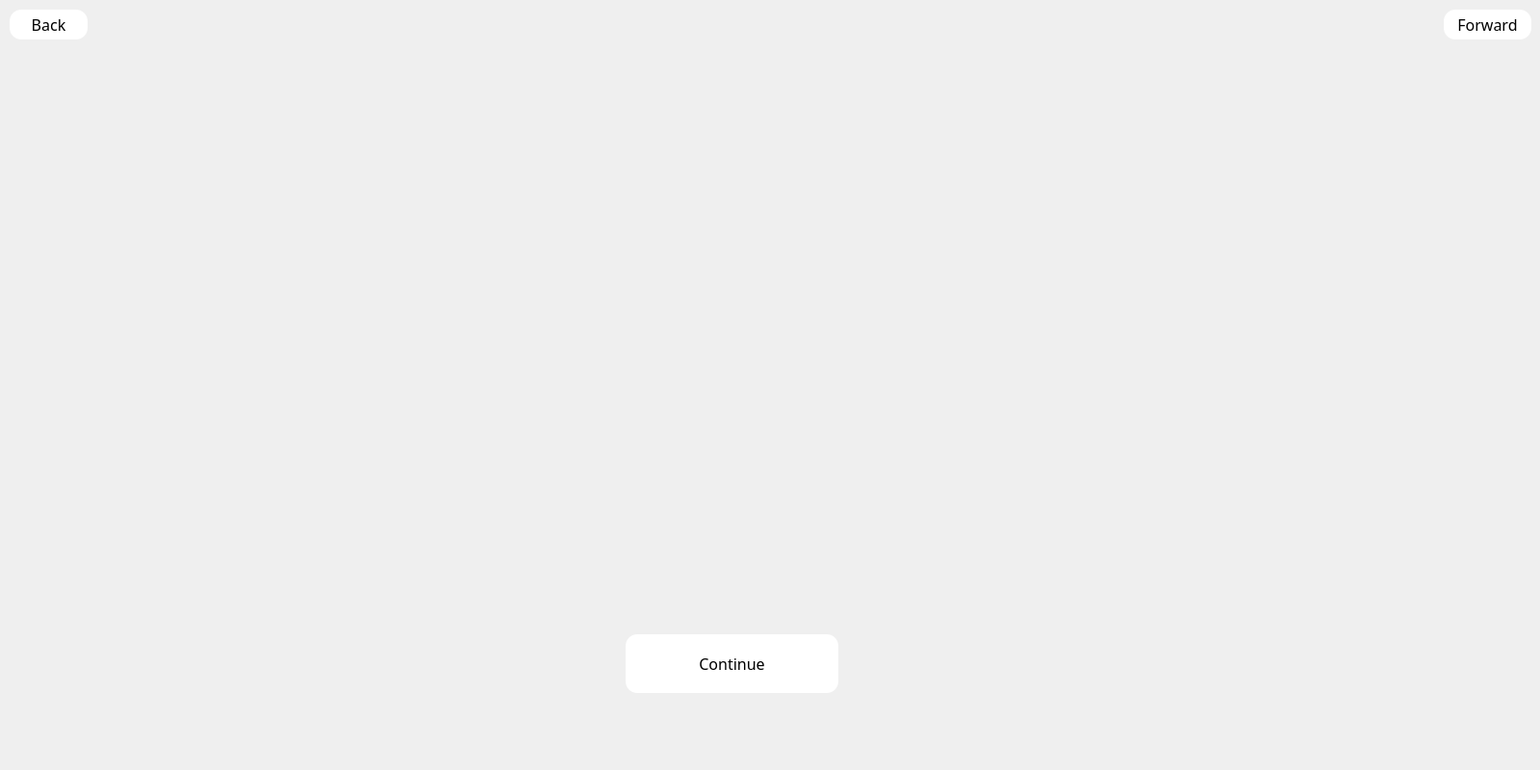
<?xml version="1.0" encoding="UTF-8"?>
<ui version="4.0">
 <class>Dialog</class>
 <widget class="QDialog" name="Dialog">
  <property name="geometry">
   <rect>
    <x>0</x>
    <y>0</y>
    <width>1600</width>
    <height>800</height>
   </rect>
  </property>
  <property name="windowTitle">
   <string>Dialog</string>
  </property>
  <widget class="QWidget" name="widget" native="true">
   <property name="geometry">
    <rect>
     <x>0</x>
     <y>0</y>
     <width>1600</width>
     <height>800</height>
    </rect>
   </property>
   <widget class="QLabel" name="Background_Label">
    <property name="geometry">
     <rect>
      <x>0</x>
      <y>0</y>
      <width>1600</width>
      <height>800</height>
     </rect>
    </property>
    <property name="autoFillBackground">
     <bool>true</bool>
    </property>
    <property name="text">
     <string/>
    </property>
    <property name="scaledContents">
     <bool>true</bool>
    </property>
    <property name="alignment">
     <set>Qt::AlignCenter</set>
    </property>
   </widget>
   <widget class="QPushButton" name="Continue_Button">
    <property name="geometry">
     <rect>
      <x>650</x>
      <y>659</y>
      <width>221</width>
      <height>61</height>
     </rect>
    </property>
    <property name="font">
     <font>
      <family> Abdoullah Ashgar EL-kharef</family>
      <pointsize>12</pointsize>
      <weight>50</weight>
      <bold>false</bold>
     </font>
    </property>
    <property name="styleSheet">
     <string notr="true">QPushButton#Continue_Button
{
background-color: rgb(255, 255, 255);
border-radius:12px;
}


QPushButton#Continue_Button:hover
{
	
	
	
background-color: rgb(62, 168, 234);

}

QPushButton#Continue_Button:pressed
{
background-color:rgb(255, 255, 255);

}



</string>
    </property>
    <property name="text">
     <string>Continue</string>
    </property>
   </widget>
   <widget class="QTextBrowser" name="Explain_Browser">
    <property name="geometry">
     <rect>
      <x>52</x>
      <y>200</y>
      <width>1121</width>
      <height>481</height>
     </rect>
    </property>
    <property name="font">
     <font>
      <family>Nawar Font</family>
      <pointsize>16</pointsize>
      <weight>50</weight>
      <italic>false</italic>
      <bold>false</bold>
      <underline>false</underline>
     </font>
    </property>
    <property name="styleSheet">
     <string notr="true">background-color: rgba(255, 255, 255, 0);
border : 3px solid rgba(255, 255, 255,0);
font: 16pt &quot;Nawar Font&quot;;
color: rgb(255, 255, 255);</string>
    </property>
    <property name="lineWidth">
     <number>10</number>
    </property>
    <property name="midLineWidth">
     <number>3</number>
    </property>
   </widget>
   <widget class="QTextBrowser" name="Note_Browser">
    <property name="geometry">
     <rect>
      <x>10</x>
      <y>750</y>
      <width>1700</width>
      <height>41</height>
     </rect>
    </property>
    <property name="font">
     <font>
      <family>Nawar Font</family>
      <pointsize>16</pointsize>
      <weight>50</weight>
      <italic>false</italic>
      <bold>false</bold>
      <underline>true</underline>
     </font>
    </property>
    <property name="styleSheet">
     <string notr="true">background-color: rgba(255, 255, 255, 0);
border : 3px solid rgba(255, 255, 255,0);
font: 16pt &quot;Nawar Font&quot;;
color: rgb(0, 0, 0);</string>
    </property>
    <property name="lineWidth">
     <number>10</number>
    </property>
    <property name="midLineWidth">
     <number>3</number>
    </property>
   </widget>
   <widget class="QPushButton" name="Back_Button">
    <property name="geometry">
     <rect>
      <x>10</x>
      <y>10</y>
      <width>81</width>
      <height>31</height>
     </rect>
    </property>
    <property name="font">
     <font>
      <family> Abdoullah Ashgar EL-kharef</family>
      <pointsize>12</pointsize>
      <weight>50</weight>
      <bold>false</bold>
     </font>
    </property>
    <property name="styleSheet">
     <string notr="true">QPushButton#Back_Button
{
background-color: rgb(255, 255, 255);
border-radius:12px;
}


QPushButton#Back_Button:hover
{
	
	
	
	background-color: rgb(255, 170, 255);

}

QPushButton#Back_Button:pressed
{
background-color:rgb(255, 255, 255);

}



</string>
    </property>
    <property name="text">
     <string>Back</string>
    </property>
   </widget>
   <widget class="QPushButton" name="Forward_Button">
    <property name="geometry">
     <rect>
      <x>1500</x>
      <y>10</y>
      <width>91</width>
      <height>31</height>
     </rect>
    </property>
    <property name="font">
     <font>
      <family> Abdoullah Ashgar EL-kharef</family>
      <pointsize>12</pointsize>
      <weight>50</weight>
      <bold>false</bold>
     </font>
    </property>
    <property name="styleSheet">
     <string notr="true">QPushButton#Forward_Button
{
background-color: rgb(255, 255, 255);
border-radius:12px;
}


QPushButton#Forward_Button:hover
{
	
	
	
	background-color: rgb(255, 170, 255);

}

QPushButton#Forward_Button:pressed
{
background-color:rgb(255, 255, 255);

}



</string>
    </property>
    <property name="text">
     <string>Forward</string>
    </property>
   </widget>
   <widget class="QLabel" name="Message_Label">
    <property name="geometry">
     <rect>
      <x>620</x>
      <y>620</y>
      <width>751</width>
      <height>31</height>
     </rect>
    </property>
    <property name="font">
     <font>
      <family>MS Shell Dlg 2</family>
      <pointsize>10</pointsize>
      <weight>9</weight>
      <italic>false</italic>
      <bold>false</bold>
     </font>
    </property>
    <property name="styleSheet">
     <string notr="true">color: rgb(0, 255, 0);
font: 75 10pt &quot;MS Shell Dlg 2&quot;;</string>
    </property>
    <property name="text">
     <string/>
    </property>
   </widget>
   <widget class="QLabel" name="Label_Gif">
    <property name="geometry">
     <rect>
      <x>380</x>
      <y>60</y>
      <width>100</width>
      <height>100</height>
     </rect>
    </property>
    <property name="text">
     <string/>
    </property>
   </widget>
  </widget>
 </widget>
 <resources/>
 <connections/>
</ui>
